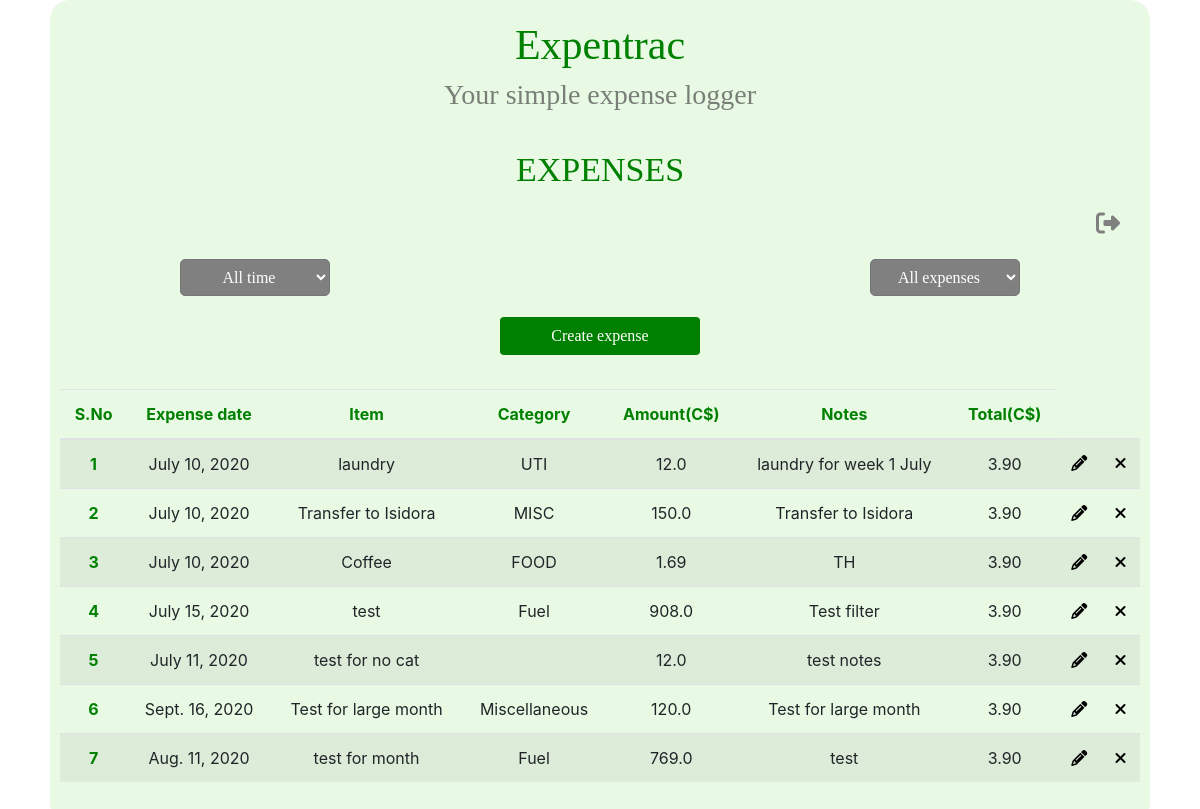
The page /tracker/sandsouza (signed in) on the database as committed earlier.
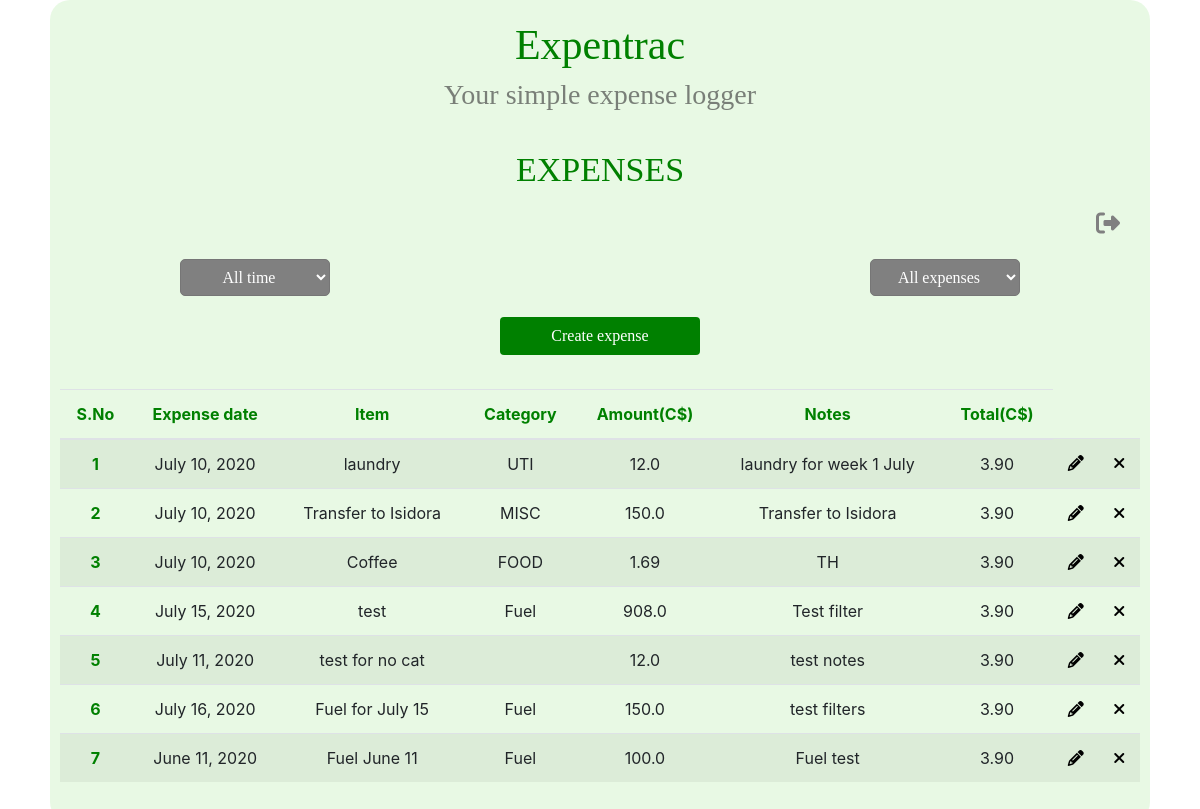
The same page on the database as committed later.
### tracker/models.py (models this page shows, shortened)
class Expense(models.Model):
    user = models.ForeignKey(settings.AUTH_USER_MODEL, default=0, on_delete=models.CASCADE)
    CATEGORY_CHOICES = [
        ("Clothing", "Clothing"),
        ("Food", "Food"),
        ("Fuel", "Fuel"),
        ("Rent", "Rent"),
        ("Utilities", "Utilities"),
        ("Phone", "Phone"),
        ("Education", "Education"),
        ("Miscellaneous", "Miscellaneous"),
    ]
    date = models.DateField('Date of expense', blank=True, null=True)   # saved in format yyyy-mm-dd
    item = models.CharField(max_length=100, null=False, blank=False)
    category = models.CharField(max_length=20, choices=CATEGORY_CHOICES, null=True, blank=True)
    amount = models.FloatField(null=False, blank=False)
    notes = models.CharField(max_length=200, null=True, blank=True)

### tracker/views.py (the view)
# urls.py: path('tracker/<username>', views.tracker_page, name='tracker'),
@login_required()
def tracker_page(request, username):
    month_year = []
    categories = [verb_cat for code, verb_cat in Expense.CATEGORY_CHOICES]
    data = Expense.objects.filter(user=User.objects.get(username=username))
    for exp_item in data:  # get the month and year of each exp item and append to the list
        m = get_month(exp_item.date)
        y = get_year(exp_item.date)
        month_year.append(str(m)+" "+str(y))
    month_year = set(month_year)  # remove duplicates
    if request.user.username == username:   # if the user changes the URL unwittingly or otherwise to that of another user, the page would require a login
        return shortcuts.render(request, 'tracker/trackerTable.html', {'categories': categories, 'month_year': month_year, 'object_list': data})
    else:
        return HttpResponseRedirect('/')

### tracker/views.py (called while the page is built)
def get_month(date):
    return calendar.month_name[date.month]

def get_year(date):
    return date.year

### tracker/templates/tracker/trackerTable.html (shortened to what this page needs)
{% extends "./base.html" %}
    {% block title %} EXPENSES {% endblock title %}
    {% block content %}
    <div class="logout"> <a href="/logout"><i class="fa fa-sign-out" aria-hidden="true" title="Logout" id="logout"></i> </a></div>
    <div class="filt_container">
        <div class="select-div month">
            <select id="month_filter" onchange="filt_function_month()" class='form-control1'>
                <option selected> All time </option>
            </select>
        </div>
        <div class="select-div category">
            <select id="category_filter" onchange="filt_function_category()" class='form-control1'>
                <option selected >All expenses</option>
            </select>
        </div>
    </div>
    <button id="create-expense" class="btn" type="button" name="button">Create expense</button>
    <table id="table" class="table table-striped">
        <thead>
        <tr>
            <th scope="col">S.No</th>
            <th scope="col">Expense date</th>
            <th scope="col">Item</th>
            <th scope="col">Category</th>
            <th scope="col">Amount(C$)</th>
            <th scope="col">Notes</th>
            <th scope="col">Total(C$)</th>
        </tr>
      </thead>
      <tbody>
          {% for tracker in object_list %}
                <tr>
                    <th scope="row">{{ forloop.counter }}</th>
                    <td>{{ tracker.date }}</td>
                    <td>{{ tracker.item }}</td>
                    <td>{{ tracker.category }}</td>
                    <td>{{ tracker.amount }}</td>
                    <td>{{ tracker.notes }}</td>
                    <td>3.90</td>
                    <td> <a class="tracker_controls1" id="c"><i class="fa fa-pencil edit-expense" title="Edit"></i></a></td>
                    <td> <a class="tracker_controls2" id="d"><i class="fa fa-times del-expense" title="Delete"></i></a></td>
                </tr>
            {% endfor %}
      </tbody>
    </table>
    {% endblock content %}

### tracker/templates/tracker/base.html (shortened to what this page needs)
<!DOCTYPE html>
<html lang="en" xmlns="http://www.w3.org/1999/html">
<head>
    {% load static %}
    {% load bootstrap4 %}
    {% bootstrap_css %}
    <link rel = "stylesheet" type="text/css" href="../static/tracker/style.css">
</head>
<body onload="onpageload();">
    <div class="main_div">
        <div class="main_sec">
            <div class="logo_div">
                <h1> Expentrac </h1>
                <h4> Your simple expense logger </h4>
            </div>
            <div class="work_space">
                <p class="page_title"> {% block title %}  {% endblock title %} </p>
                {% block content %} {% endblock content %}
            </div>
        </div>
    </div>
</body>
</html>

### tracker/static/tracker/style.css (style rules this page uses)
.main_div { height: 85%; width: 100%; align-items: center; box-sizing: border-box; position: absolute; flex-direction: column; display: flex; }
.main_sec { background-color: rgba(185, 237, 171, 0.327); border-radius: 20px; margin: auto; width: 1100px; height: auto; display: block; text-align: center; align-content: center; position: relative; padding: 20px 10px 24px; }
.logo_div { text-align: center; }
.logo_div h1 { color: green; font-size: 42px; font-family: "Comic Sans MS"; }
.logo_div h4 { color: rgba(61, 61, 61, 0.65); font-size: 28px; font-family: "Comic Sans MS"; }
.work_space p.page_title { color: green; font-size: 34px; font-family: "Bradley Hand"; }
button { border : none; border-radius: 10px; text-align: center; width: 10%; color: white; padding: 10px 15px; margin: 10px 5px; box-sizing: border-box; background-color: green; font-weight: bold; cursor: pointer; }
i#logout { color: gray; float: right; margin: 0 20px; font-size: 24px; }
div.filt_container { position: relative; }
.form-control1 { position: relative; width: 150px; height: 37px; font-family: "Comic Sans MS"; border-radius: 5px; color: white; background-color: gray; font-size: 16px; font-family: "Comic Sans MS"; text-align: center; cursor: pointer; padding: 0 10px; }
.month { float: left; margin-left: 120px; }
.category { float: right; margin-right: 120px; }
table th { color: green; }
a { color: black; }
button#create-expense { background-color: green; font-family: "Comic Sans MS"; color: white; width: 200px; }
i { cursor : pointer; }

Rows that differ between the two databases and show on the page:
removed Expense: date "Sept. 16, 2020", item "Test for large month", category "Miscellaneous", amount "120.0", notes "Test for large month"
removed Expense: date "Aug. 11, 2020", item "test for month", category "Fuel", amount "769.0", notes "test"
added Expense: date "July 16, 2020", item "Fuel for July 15", category "Fuel", amount "150.0", notes "test filters"
added Expense: date "June 11, 2020", item "Fuel June 11", category "Fuel", amount "100.0", notes "Fuel test"
